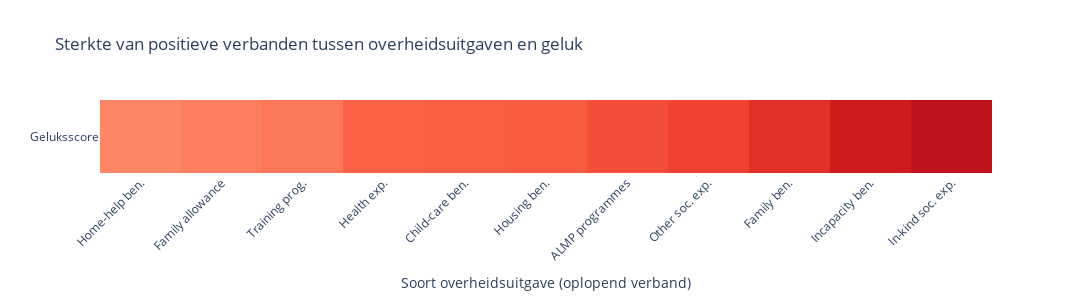

Source (notebook cell):
### Code cell
import pandas as pd
import numpy as np
from scipy.stats import pearsonr
import plotly.graph_objects as go

# ───── 1. Data inlezen ──────────────────────────────────────
MENTAL_CSV = "DB_Final/mental_welfare_dataset.csv"
CPDS_CSV   = "DB_Final/cpds-1960-2022-update-2024-2.csv"

mental = pd.read_csv(MENTAL_CSV).rename(columns={"Unnamed: 0": "drop"}, errors="ignore")
cpds = pd.read_csv(CPDS_CSV)
cpds.columns = [c.lower() for c in cpds.columns]

# ───── 2. Harmonisatie ──────────────────────────────────────
rename = {"United States of America": "United States",
          "Czech Republic": "Czechia", "Russian Federation": "Russia"}
for d in (mental, cpds):
    d["country"] = d["country"].replace(rename)

mental.rename(columns={"life_ladder": "ladder"}, inplace=True)

# ───── 3. Variabelen ────────────────────────────────────────
social_vars_all = [s.lower() for s in [
    "sstran", "socexp_t_pmp", "socexp_c_pmp", "socexp_k_pmp",
    "oldage_pmp", "survivor_pmp", "incapben_pmp", "health_pmp",
    "family_pmp", "fallow_pmp", "mpleave_pmp", "childcare_pmp",
    "homehelp_pmp", "unemp_pmp", "almp_pmp", "training_pmp",
    "housing_pmp", "othsocx_pmp"
]]
social_vars = [v for v in social_vars_all if v in cpds.columns]

# ───── 4. Merge ─────────────────────────────────────────────
merged = mental.merge(cpds[["country", "year"] + social_vars],
                      on=["country", "year"], how="inner").dropna()

# ───── 5. Correlatie berekenen en filteren ──────────────────
r_values = []
filtered_vars = []
for s in social_vars:
    r = pearsonr(merged["ladder"], merged[s])[0]
    if r >= 0.4:  # Alleen positieve verbanden >= 0.4
        r_values.append(r)
        filtered_vars.append(s)

# ───── 6. Labels en uitleg ─────────────────────────────────
soc_lbl = {
    "sstran": "Soc. transfers %GDP",
    "socexp_t_pmp": "Total soc. exp.",
    "socexp_c_pmp": "Cash soc. exp.",
    "socexp_k_pmp": "In-kind soc. exp.",
    "oldage_pmp": "Old-age ben.",
    "survivor_pmp": "Survivor ben.",
    "incapben_pmp": "Incapacity ben.",
    "health_pmp": "Health exp.",
    "family_pmp": "Family ben.",
    "fallow_pmp": "Family allowance",
    "mpleave_pmp": "Mat./Pat. leave",
    "childcare_pmp": "Child-care ben.",
    "homehelp_pmp": "Home-help ben.",
    "unemp_pmp": "Unemployment ben.",
    "almp_pmp": "ALMP programmes",
    "training_pmp": "Training prog.",
    "housing_pmp": "Housing ben.",
    "othsocx_pmp": "Other soc. exp."
}

soc_expl = {
    "sstran": "Overheidsuitgaven aan sociale transfers als % van het BBP.",
    "socexp_t_pmp": "Totale sociale overheidsuitgaven per hoofd van de bevolking.",
    "socexp_c_pmp": "Sociale uitgaven in geld, per persoon.",
    "socexp_k_pmp": "Sociale uitgaven in natura (zoals gezondheidszorg), per persoon.",
    "oldage_pmp": "Overheidsuitgaven aan pensioenen, per persoon.",
    "survivor_pmp": "Uitgaven aan nabestaanden, per persoon.",
    "incapben_pmp": "Uitgaven aan arbeidsongeschiktheid, per persoon.",
    "health_pmp": "Overheidsuitgaven aan gezondheidszorg, per persoon.",
    "family_pmp": "Overheidsuitgaven aan gezinsvoordelen, per persoon.",
    "fallow_pmp": "Kinderbijslag en soortgelijke voordelen, per persoon.",
    "mpleave_pmp": "Uitgaven aan ouderschapsverlof, per persoon.",
    "childcare_pmp": "Uitgaven aan kinderopvang, per persoon.",
    "homehelp_pmp": "Uitgaven aan thuishulp voor ouderen/zieken.",
    "unemp_pmp": "Uitgaven aan werkloosheidsuitkeringen, per persoon.",
    "almp_pmp": "Actief arbeidsmarktbeleid, zoals training/subsidies.",
    "training_pmp": "Training- en omscholingsprogramma's, per persoon.",
    "housing_pmp": "Uitgaven aan huisvestingssteun, per persoon.",
    "othsocx_pmp": "Overige sociale uitgaven, per persoon."
}

col_labels = [soc_lbl.get(s, s) for s in filtered_vars]

# ───── 7. Sorting toepassen ─────────────────────────────────
combined = sorted(zip(col_labels, r_values, filtered_vars), key=lambda x: x[1])
col_labels_sorted = [x[0] for x in combined]
r_values_sorted = [x[1] for x in combined]
filtered_vars_sorted = [x[2] for x in combined]

# ───── 8. Hovertekst opnieuw genereren ──────────────────────
hover_text_sorted = []
for i in range(len(r_values_sorted)):
    uitleg = soc_expl.get(filtered_vars_sorted[i], "")
    tekst = (
        f"<b>{col_labels_sorted[i]}</b><br>"
        f"{uitleg}<br><br>"
        f"Verband: {r_values_sorted[i]:.2f}<br>"
        f"Hoger → meer geluk"
    )
    hover_text_sorted.append(tekst)

# ───── 9. Heatmap tekenen ───────────────────────────────────
fig = go.Figure()

fig.add_trace(go.Heatmap(
    z=[r_values_sorted],
    x=col_labels_sorted,
    y=["Geluksscore"],
    colorscale='reds',
    zmin=0,
    zmax=1,
    text=[hover_text_sorted],
    hoverinfo="text",
    showscale=False  # Geen kleurbar
))

fig.update_layout(
    title="Sterkte van positieve verbanden tussen overheidsuitgaven en geluk",
    xaxis_title="Soort overheidsuitgave (oplopend verband)",
    xaxis_tickangle=-45,
    width=1100,
    height=300,
    font=dict(size=12),
    plot_bgcolor='white',
    margin=dict(l=100, r=100, t=100, b=120)  # Fix hier, was 'a'
)

fig.show()

### Figure 1 — Plotly figure (JSON) as saved in the notebook; plotly's stock layout.template omitted (floating-point values rounded to 4 significant figures)
{"data": [{"colorscale": [[0, "rgb(255,245,240)"], [0.125, "rgb(254,224,210)"], [0.25, "rgb(252,187,161)"], [0.375, "rgb(252,146,114)"], [0.5, "rgb(251,106,74)"], [0.625, "rgb(239,59,44)"], [0.75, "rgb(203,24,29)"], [0.875, "rgb(165,15,21)"], [1, "rgb(103,0,13)"]], "hoverinfo": "text", "showscale": false, "text": [["<b>Home-help ben.</b><br>Uitgaven aan thuishulp voor ouderen/zieken.<br><br>Verband: 0.41<br>Hoger → meer geluk", "<b>Family allowance</b><br>Kinderbijslag en soortgelijke voordelen, per persoon.<br><br>Verband: 0.44<br>Hoger → meer geluk", "<b>Training prog.</b><br>Training- en omscholingsprogramma's, per persoon.<br><br>Verband: 0.46<br>Hoger → meer geluk", "<b>Health exp.</b><br>Overheidsuitgaven aan gezondheidszorg, per persoon.<br><br>Verband: 0.52<br>Hoger → meer geluk", "<b>Child-care ben.</b><br>Uitgaven aan kinderopvang, per persoon.<br><br>Verband: 0.53<br>Hoger → meer geluk", "<b>Housing ben.</b><br>Uitgaven aan huisvestingssteun, per persoon.<br><br>Verband: 0.54<br>Hoger → meer geluk", "<b>ALMP programmes</b><br>Actief arbeidsmarktbeleid, zoals training/subsidies.<br><br>Verband: 0.58<br>Hoger → meer geluk", "<b>Other soc. exp.</b><br>Overige sociale uitgaven, per persoon.<br><br>Verband: 0.61<br>Hoger → meer geluk", "<b>Family ben.</b><br>Overheidsuitgaven aan gezinsvoordelen, per persoon.<br><br>Verband: 0.67<br>Hoger → meer geluk", "<b>Incapacity ben.</b><br>Uitgaven aan arbeidsongeschiktheid, per persoon.<br><br>Verband: 0.74<br>Hoger → meer geluk", "<b>In-kind soc. exp.</b><br>Sociale uitgaven in natura (zoals gezondheidszorg), per persoon.<br><br>Verband: 0.80<br>Hoger → meer geluk"]], "type": "heatmap", "x": ["Home-help ben.", "Family allowance", "Training prog.", "Health exp.", "Child-care ben.", "Housing ben.", "ALMP programmes", "Other soc. exp.", "Family ben.", "Incapacity ben.", "In-kind soc. exp."], "y": ["Geluksscore"], "z": [[0.4132, 0.4378, 0.4608, 0.5233, 0.5282, 0.5361, 0.5754, 0.608, 0.666, 0.7385, 0.8]], "zmax": 1, "zmin": 0}], "layout": {"font": {"size": 12}, "height": 300, "margin": {"b": 120, "l": 100, "r": 100, "t": 100}, "plot_bgcolor": "white", "title": {"text": "Sterkte van positieve verbanden tussen overheidsuitgaven en geluk"}, "width": 1100, "xaxis": {"tickangle": -45, "title": {"text": "Soort overheidsuitgave (oplopend verband)"}}}}
